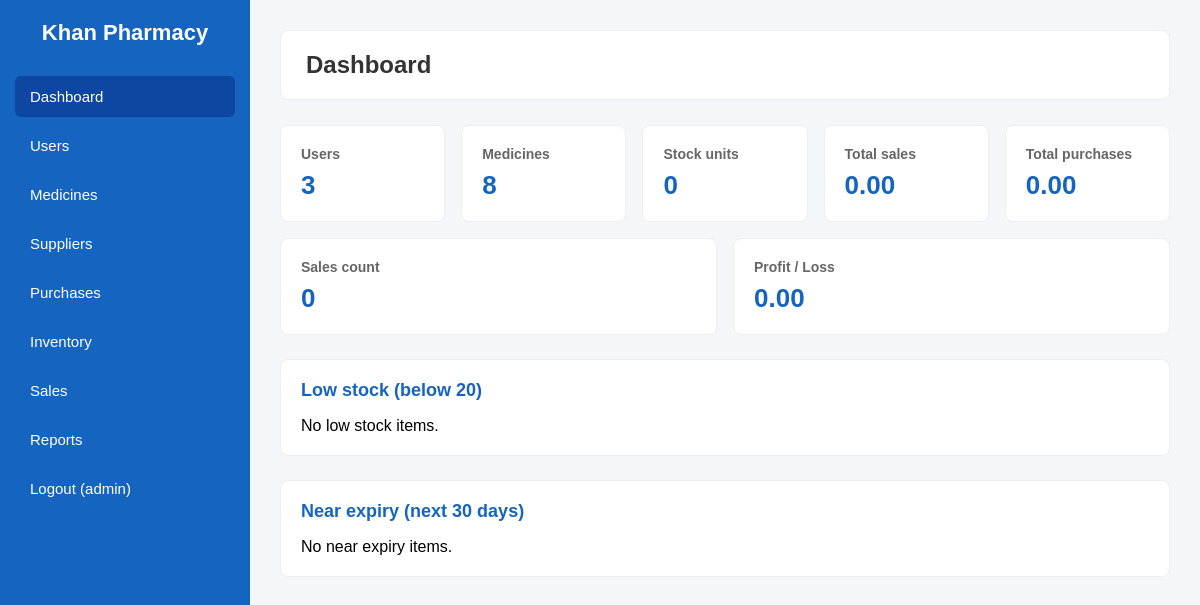
Before: /dashboard.php (signed in) with the older database file.
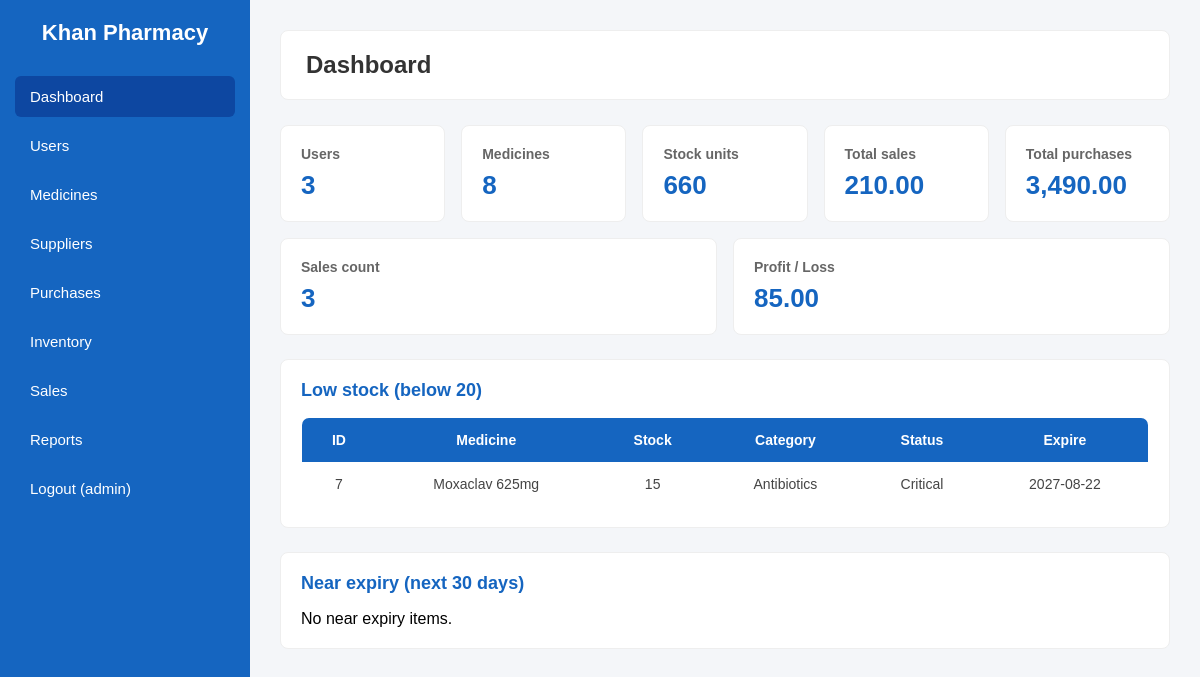
After: the same page with the newer database file.
### tables this page shows
CREATE TABLE `inventory` (
    `inventory_id` INT AUTO_INCREMENT PRIMARY KEY,
    `medicine_id` INT NOT NULL UNIQUE,
    `current_stock` INT NOT NULL DEFAULT 0,
    `stock_status` ENUM('Normal', 'Warning', 'Critical') NOT NULL DEFAULT 'Normal',
    `updated_by` INT DEFAULT NULL,
    `updated_at` TIMESTAMP DEFAULT CURRENT_TIMESTAMP ON UPDATE CURRENT_TIMESTAMP,
    CONSTRAINT `fk_inventory_medicine` FOREIGN KEY (`medicine_id`) REFERENCES `medicines`(`medicine_id`) ON DELETE CASCADE,
    CONSTRAINT `fk_inventory_user` FOREIGN KEY (`updated_by`) REFERENCES `users`(`user_id`) ON DELETE SET NULL
);

CREATE TABLE `medicines` (
    `medicine_id` INT AUTO_INCREMENT PRIMARY KEY,
    `medicine_name` VARCHAR(100) NOT NULL,
    `company_name` VARCHAR(100) NOT NULL,
    `category` VARCHAR(50) NOT NULL DEFAULT 'General',
    `purchase_price` DECIMAL(10, 2) NOT NULL DEFAULT 0.00,
    `expire_date` DATE NOT NULL,
    `manufacture_date` DATE NOT NULL,
    `supplier_id` INT DEFAULT NULL,
    `sale_price` DECIMAL(10, 2) NOT NULL,
    `batch_number` VARCHAR(50) NOT NULL DEFAULT '',
    CONSTRAINT `fk_medicine_supplier` FOREIGN KEY (`supplier_id`) REFERENCES `suppliers`(`supplier_id`) ON DELETE SET NULL
);

### includes/auth.php (called while the page is built, shortened)
<?php
function h($text)
{
    return htmlspecialchars((string) $text, ENT_QUOTES, "UTF-8");
}
function medicine_category_label($category)
{
    if ($category === "Antibiotic") {
        return "Antibiotics";
    }
    return $category;
}

### dashboard.php (the view, shortened to what this page needs)
<?php
require_once "includes/db.php";
require_once "includes/auth.php";
$role = $_SESSION["role"];
$users = $conn->query("SELECT COUNT(*) AS c FROM users")->fetch_assoc()["c"];
$medicines = $conn->query("SELECT COUNT(*) AS c FROM medicines")->fetch_assoc()["c"];
$stock = $conn->query("SELECT COALESCE(SUM(current_stock), 0) AS c FROM inventory")->fetch_assoc()["c"];
$sales_total = $conn->query("SELECT COALESCE(SUM(total_amount), 0) AS c FROM sales")->fetch_assoc()["c"];
$purchases_total = $conn->query("SELECT COALESCE(SUM(total_amount), 0) AS c FROM purchases WHERE purchase_status = 'Received'")->fetch_assoc()["c"];
$sales_count = $conn->query("SELECT COUNT(*) AS c FROM sales")->fetch_assoc()["c"];
$profit = 0;
$low_stock = [];
$near_expiry = [];
if ($role === "Admin" || $role === "Pharmacist") {
    $p = $conn->query(
        "SELECT COALESCE(SUM(s.total_amount) - SUM(s.quantity_sold * m.purchase_price), 0) AS profit
         FROM sales s
         JOIN medicines m ON s.medicine_id = m.medicine_id"
    )->fetch_assoc();
    $profit = $p["profit"];
    $limit = LOW_STOCK;
    $stmt = $conn->prepare(
        "SELECT m.medicine_id, m.medicine_name, i.current_stock, m.category, m.expire_date, i.stock_status
         FROM inventory i
         JOIN medicines m ON i.medicine_id = m.medicine_id
         WHERE i.current_stock < ?
         ORDER BY i.current_stock ASC"
    );
    $stmt->bind_param("i", $limit);
    $stmt->execute();
    $low_stock = $stmt->get_result()->fetch_all(MYSQLI_ASSOC);
    $days = EXPIRY_DAYS;
    $stmt = $conn->prepare(
        "SELECT m.medicine_id, m.medicine_name, i.current_stock, m.category, m.expire_date
         FROM medicines m
         JOIN inventory i ON m.medicine_id = i.medicine_id
         WHERE m.expire_date <= DATE_ADD(CURDATE(), INTERVAL ? DAY)
         ORDER BY m.expire_date ASC"
    );
    $stmt->bind_param("i", $days);
    $stmt->execute();
    $near_expiry = $stmt->get_result()->fetch_all(MYSQLI_ASSOC);
}
require_once "includes/header.php";
?>
<div class="cards">
    <div class="card-stat">
        <h3>Users</h3>
        <p><?php echo (int) $users; ?></p>
    </div>
    <div class="card-stat">
        <h3>Medicines</h3>
        <p><?php echo (int) $medicines; ?></p>
    </div>
    <div class="card-stat">
        <h3>Stock units</h3>
        <p><?php echo (int) $stock; ?></p>
    </div>
    <div class="card-stat">
        <h3>Total sales</h3>
        <p><?php echo number_format((float) $sales_total, 2); ?></p>
    </div>
    <div class="card-stat">
        <h3>Total purchases</h3>
        <p><?php echo number_format((float) $purchases_total, 2); ?></p>
    </div>
    <div class="card-stat">
        <h3>Sales count</h3>
        <p><?php echo (int) $sales_count; ?></p>
    </div>
    <?php if ($role === "Admin" || $role === "Pharmacist") { ?>
    <div class="card-stat">
        <h3>Profit / Loss</h3>
        <p><?php echo number_format((float) $profit, 2); ?></p>
    </div>
    <?php } ?>
</div>
<?php if ($role === "Admin" || $role === "Pharmacist") { ?>
<div class="card">
    <h2>Low stock (below <?php echo LOW_STOCK; ?>)</h2>
    <?php if (count($low_stock) === 0) { ?>
        <p>No low stock items.</p>
    <?php } else { ?>
    <table>
        <thead>
            <tr>
                <th>ID</th>
                <th>Medicine</th>
                <th>Stock</th>
                <th>Category</th>
                <th>Status</th>
                <th>Expire</th>
            </tr>
        </thead>
        <tbody>
            <?php foreach ($low_stock as $row) { ?>
            <tr>
                <td><?php echo (int) $row["medicine_id"]; ?></td>
                <td><?php echo h($row["medicine_name"]); ?></td>
                <td><?php echo (int) $row["current_stock"]; ?></td>
                <td><?php echo h(medicine_category_label($row["category"])); ?></td>
                <td><?php echo h($row["stock_status"]); ?></td>
                <td><?php echo h($row["expire_date"]); ?></td>
            </tr>
            <?php } ?>
        </tbody>
    </table>
    <?php } ?>
</div>
<div class="card">
    <h2>Near expiry (next <?php echo EXPIRY_DAYS; ?> days)</h2>
    <?php if (count($near_expiry) === 0) { ?>
        <p>No near expiry items.</p>
    <?php } ?>
</div>
<?php } ?>
<?php require_once "includes/footer.php"; ?>

Changed rows visible on the page:
added inventory: medicine.medicine_id "7", medicine.medicine_name "Moxaclav 625mg", current_stock "15", medicine.category "Antibiotics", stock_status "Critical", medicine.expire_date "2027-08-22"
Other visible differences:
$stock: "0" → "660"
$sales_total: "0.00" → "210.00"
$purchases_total: "0.00" → "3,490.00"
$sales_count: "0" → "3"
$profit: "0.00" → "85.00"
text no longer shown: "No low stock items."
text now shown: "ID Medicine Stock Category Status Expire"
